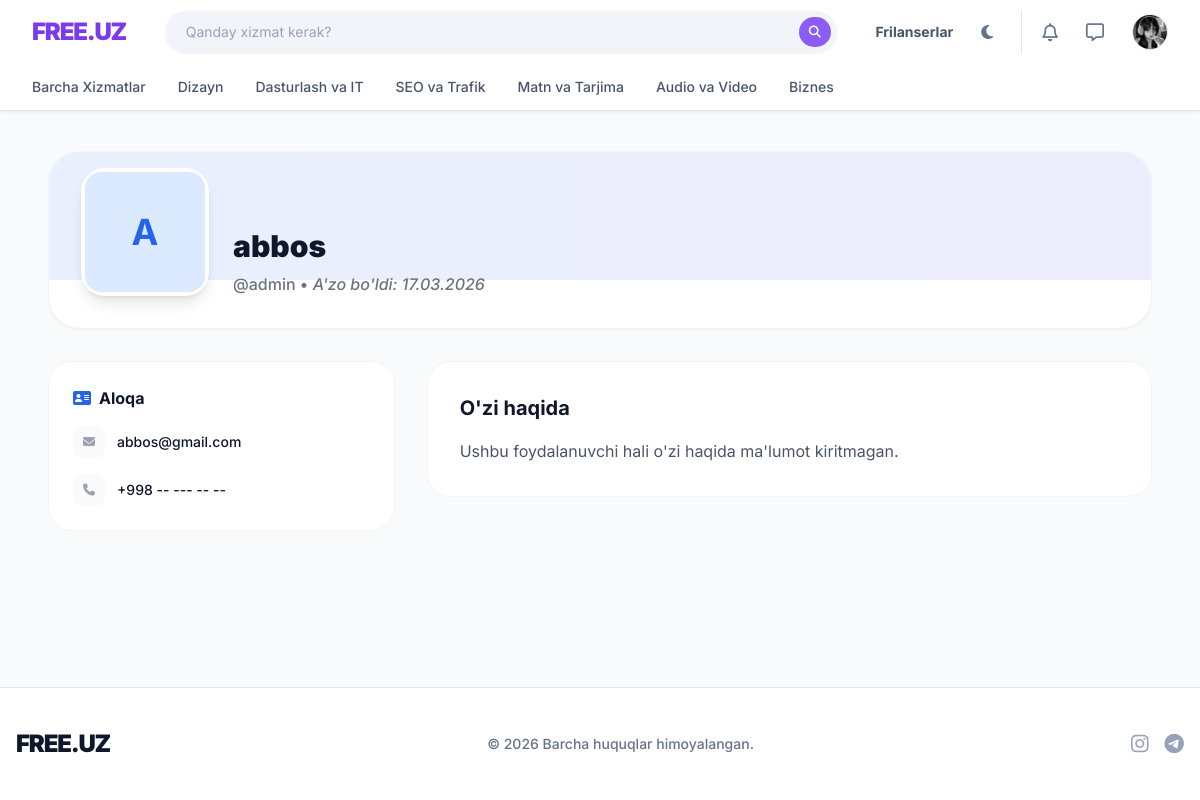
The page /profile/admin/ (signed in) on the database as committed earlier.
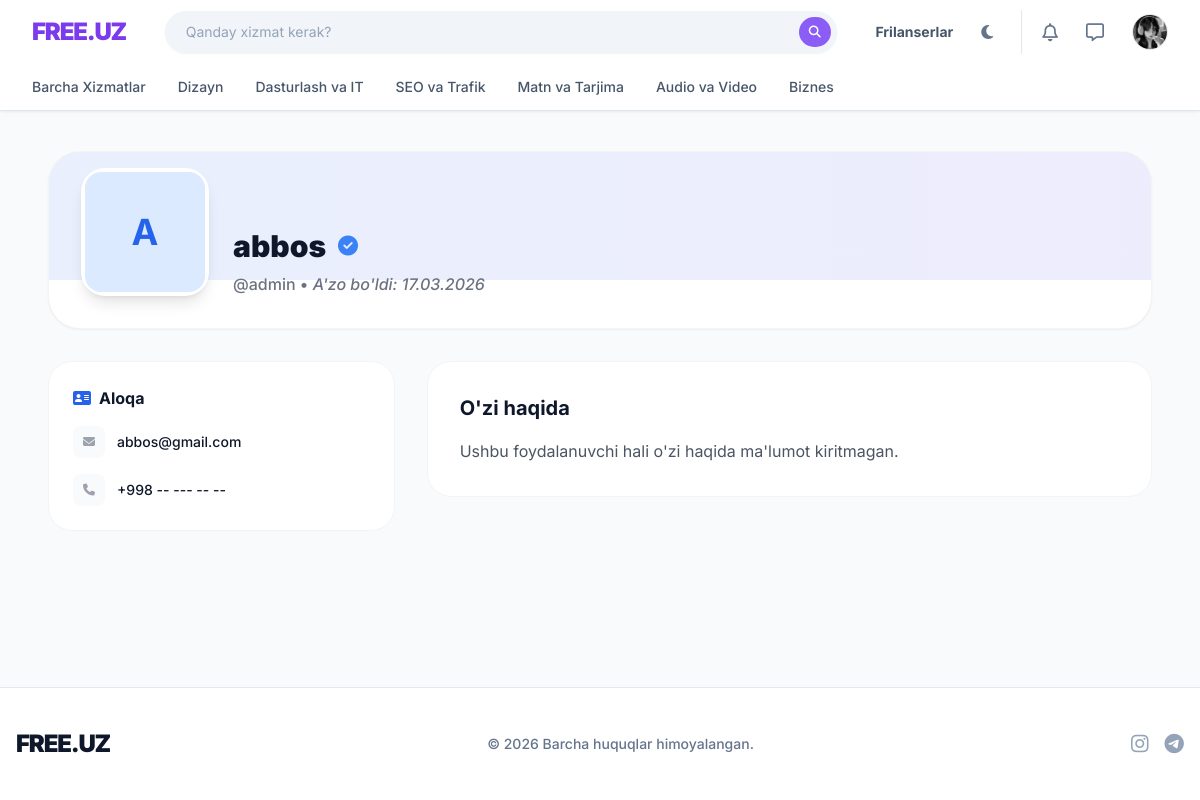
The same page on the database as committed later.
### Client/views.py (the view, shortened to what this page needs)
# urls.py: path('profile/<str:username>/',           views.ProfileDetailView.as_view(),    name='profile_detail'),
class ProfileDetailView(View):
    def get(self, request, username):
        profile = get_object_or_404(User, username=username)
        ctx = {'target_user': profile}
        return render(request, 'users/profile_detail.html', ctx)

### Client/models.py (called while the page is built)
    @property
    def is_developer(self): return self.role == self.ROLE_DEVELOPER

### templates/users/profile_detail.html (shortened to what this page needs)
{% extends 'base.html' %}
{% block content %}
<div class="py-10 max-w-6xl mx-auto px-4">
    <div class="bg-white dark:bg-gray-800 rounded-[2rem] p-8 shadow-sm border border-gray-100 dark:border-gray-700 relative overflow-hidden mb-8">
        <div class="absolute top-0 left-0 w-full h-32 bg-gradient-to-r from-blue-600 to-indigo-600 opacity-10"></div>
        <div class="relative flex flex-col md:flex-row items-center md:items-end gap-6">
            <div class="w-32 h-32 bg-white dark:bg-gray-700 p-1 rounded-3xl shadow-lg -mt-4">
                <div class="w-full h-full bg-blue-100 dark:bg-gray-600 rounded-2xl flex items-center justify-center text-4xl font-bold text-blue-600">
                    {{ target_user.username|first|upper }}
                </div>
            </div>
            <div class="flex-1 text-center md:text-left">
                <div class="flex flex-wrap items-center justify-center md:justify-start gap-3 mb-2">
                    <h1 class="text-3xl font-black">{{ target_user.get_full_name|default:target_user.username }}</h1>
                    {% if target_user.is_verified %}
                        <i class="fa-solid fa-circle-check text-blue-500 text-xl" title="Tasdiqlangan"></i>
                    {% endif %}
                </div>
                    <p class="text-gray-500 dark:text-gray-400 font-medium">
                        @{{ target_user.username }} •
                        <span class="italic">A'zo bo'ldi: {{ target_user.date_joined|date:"d.m.Y" }}</span>
                    </p>
                </div>
        </div>
    </div>
    <div class="grid grid-cols-1 lg:grid-cols-3 gap-8">
        <div class="space-y-6">
            <div class="bg-white dark:bg-gray-800 rounded-3xl p-6 border border-gray-100 dark:border-gray-700">
                <h3 class="font-bold mb-4 flex items-center gap-2">
                    <i class="fa-solid fa-address-card text-blue-600"></i> Aloqa
                </h3>
                <div class="space-y-4">
                    <div class="flex items-center gap-3">
                        <div class="w-8 h-8 bg-gray-50 dark:bg-gray-700 rounded-lg flex items-center justify-center text-xs text-gray-400"><i class="fa-solid fa-envelope"></i></div>
                        <span class="text-sm font-medium">{{ target_user.email }}</span>
                    </div>
                    <div class="flex items-center gap-3">
                        <div class="w-8 h-8 bg-gray-50 dark:bg-gray-700 rounded-lg flex items-center justify-center text-xs text-gray-400"><i class="fa-solid fa-phone"></i></div>
                        <span class="text-sm font-medium">{{ target_user.phone|default:"+998 -- --- -- --" }}</span>
                    </div>
                </div>
            </div>
        </div>
        <div class="lg:col-span-2 space-y-6">
            <div class="bg-white dark:bg-gray-800 rounded-3xl p-8 border border-gray-100 dark:border-gray-700">
                <h3 class="text-xl font-bold mb-4">O'zi haqida</h3>
                <p class="text-gray-600 dark:text-gray-300 leading-relaxed">
                    {{ target_user.bio|default:"Ushbu foydalanuvchi hali o'zi haqida ma'lumot kiritmagan." }}
                </p>
            </div>
        </div>
    </div>
</div>
{% endblock %}

Rows that differ between the two databases and show on the page:
changed User "abbos": is_verified False → True (drawn)
